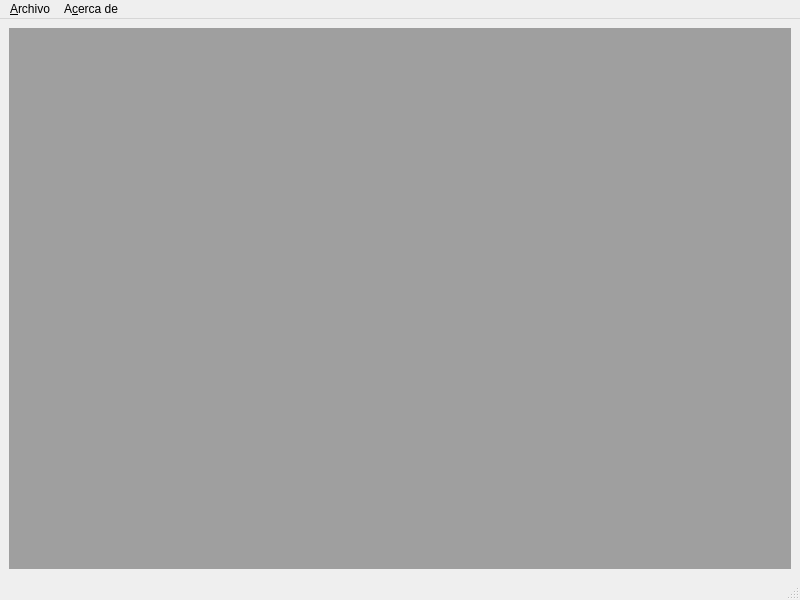
<?xml version="1.0" encoding="UTF-8"?>
<ui version="4.0">
 <class>Askme</class>
 <widget class="QMainWindow" name="Askme">
  <property name="geometry">
   <rect>
    <x>0</x>
    <y>0</y>
    <width>800</width>
    <height>600</height>
   </rect>
  </property>
  <property name="windowTitle">
   <string>Askme</string>
  </property>
  <widget class="QWidget" name="centralwidget">
   <layout class="QHBoxLayout" name="horizontalLayout">
    <item>
     <widget class="QMdiArea" name="mdiArea"/>
    </item>
   </layout>
  </widget>
  <widget class="QMenuBar" name="menubar">
   <property name="geometry">
    <rect>
     <x>0</x>
     <y>0</y>
     <width>800</width>
     <height>21</height>
    </rect>
   </property>
   <widget class="QMenu" name="menuArchivo">
    <property name="title">
     <string>&amp;Archivo</string>
    </property>
    <widget class="QMenu" name="menuApuntes_2">
     <property name="title">
      <string>&amp;Apuntes</string>
     </property>
     <widget class="QMenu" name="menu_Lista">
      <property name="title">
       <string>&amp;Lista</string>
      </property>
      <addaction name="separator"/>
      <addaction name="separator"/>
      <addaction name="separator"/>
     </widget>
     <addaction name="actionNuevo"/>
     <addaction name="menu_Lista"/>
    </widget>
    <widget class="QMenu" name="menuPreguntas">
     <property name="title">
      <string>&amp;Preguntas</string>
     </property>
     <addaction name="actionGenerar"/>
    </widget>
    <addaction name="menuApuntes_2"/>
    <addaction name="menuPreguntas"/>
    <addaction name="separator"/>
    <addaction name="actionSalir"/>
   </widget>
   <widget class="QMenu" name="menuAcerca_de">
    <property name="title">
     <string>A&amp;cerca de</string>
    </property>
    <addaction name="actionCreditos"/>
   </widget>
   <addaction name="menuArchivo"/>
   <addaction name="menuAcerca_de"/>
  </widget>
  <widget class="QStatusBar" name="statusbar"/>
  <action name="actionNuevo">
   <property name="text">
    <string>&amp;Nuevo</string>
   </property>
   <property name="toolTip">
    <string>Crear un nuevo apunte</string>
   </property>
   <property name="shortcut">
    <string>Ctrl+N</string>
   </property>
  </action>
  <action name="actionGenerar">
   <property name="text">
    <string>&amp;Generar</string>
   </property>
   <property name="toolTip">
    <string>Generar nuevas preguntas</string>
   </property>
   <property name="shortcut">
    <string>Ctrl+G</string>
   </property>
  </action>
  <action name="actionCreditos">
   <property name="text">
    <string>&amp;Créditos</string>
   </property>
   <property name="toolTip">
    <string>Autores de la aplicación</string>
   </property>
  </action>
  <action name="actionSalir">
   <property name="text">
    <string>&amp;Salir</string>
   </property>
   <property name="toolTip">
    <string>Salir de a aplicaci{on</string>
   </property>
   <property name="shortcut">
    <string>Ctrl+Q</string>
   </property>
  </action>
 </widget>
 <resources/>
 <connections/>
</ui>
